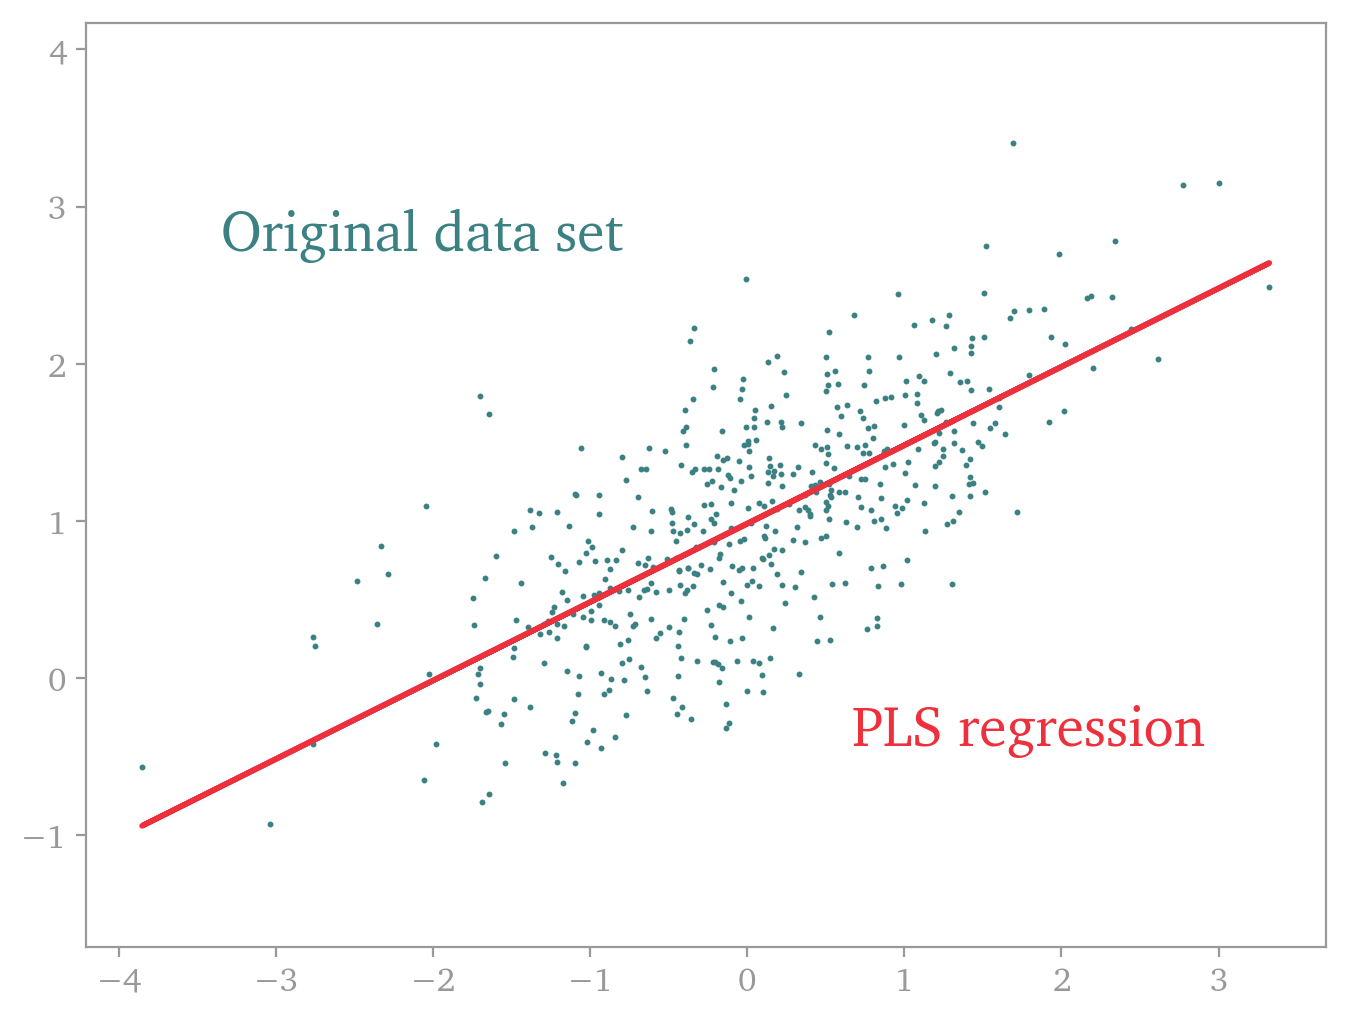

Generate this figure with Python:
# Linear regression
# Between inputs x and targets y.

import matplotlib.pyplot as plt
import numpy as np
import math
from sklearn.linear_model import LinearRegression

# Styles:
dataSetColour = '#3b8183'
PLSRegressionColour = '#ed303c'
borderColour = '#999999'
dataPointSize = 5
data_point = 1
new_point = 1
font_axis = 12
font_text = 20
font_title = 15

# Fonts:
csfont = {'fontname':'Charter', 'fontweight':'regular'}
hfont = {'fontname':'Charter', 'fontweight':'bold'}

# Data generation:
nPoints = 500
mean = [0,1] # data already centered
covariance = [[1, 0.5], [0.5, 0.5]]
x, y = np.random.multivariate_normal(mean, covariance, nPoints).T
x = x.reshape((-1, 1))

# Perform Least-Squares regression:
model = LinearRegression().fit(x, y)
r_sq = model.score(x, y)

Y = x * model.coef_ + model.intercept_

# Plot the original inputs-targets:
figure1 = plt.figure(figsize=(8, 6))
figureSubplot = plt.subplot(1,1,1)
#plt.title('Original data set', **csfont, fontsize=font_title)
plt.axis('equal')
plt.scatter(x, y, color=dataSetColour, marker='.', s=dataPointSize)
plt.plot(x, Y, color=PLSRegressionColour, linewidth=2)
plt.text(np.min(x)+0.5, 0.8*np.max(y), 'Original data set', **csfont, fontsize=font_text, color=dataSetColour)
plt.text(0.2*np.max(x), np.min(y) + 0.5, 'PLS regression', **csfont, fontsize=font_text, color=PLSRegressionColour)

# Set the tick labels font:
for label in (figureSubplot.get_xticklabels()):
    label.set_fontname('Charter')
    label.set_fontweight('regular')
    label.set_fontsize(font_axis)

for label in (figureSubplot.get_yticklabels()):
    label.set_fontname('Charter')
    label.set_fontweight('regular')
    label.set_fontsize(font_axis)

figureSubplot.spines['bottom'].set_color(borderColour)
figureSubplot.spines['top'].set_color(borderColour)
figureSubplot.spines['left'].set_color(borderColour)
figureSubplot.spines['right'].set_color(borderColour)
figureSubplot.tick_params(axis='x', colors=borderColour)
figureSubplot.tick_params(axis='y', colors=borderColour)

plt.subplots_adjust(wspace=0, hspace=0.4)
plt.savefig('linear-regression.png', dpi = 200, bbox_inches='tight')
plt.show()
